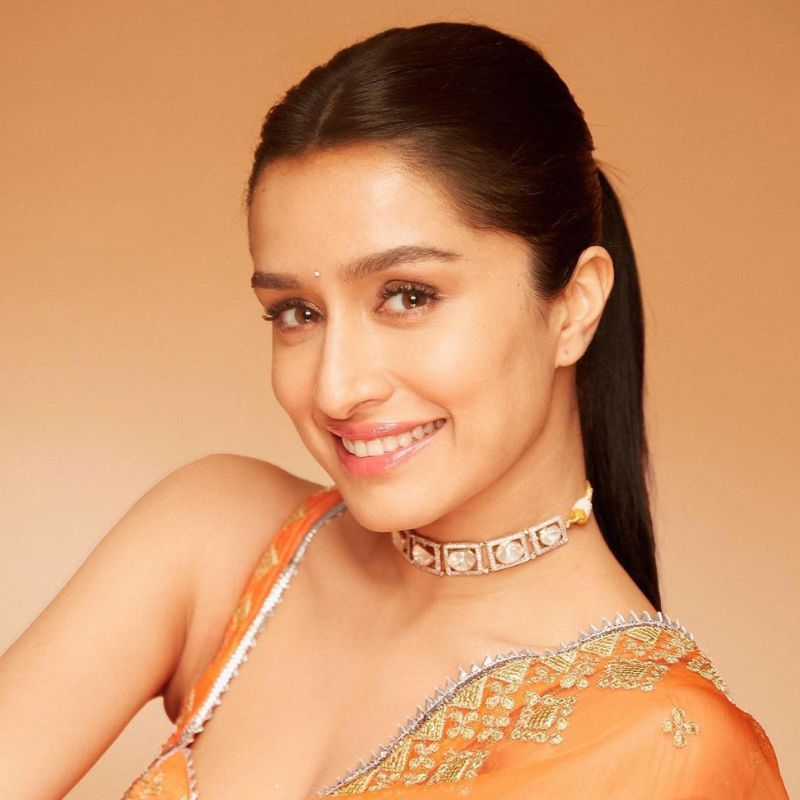
#> input picture model/testIMG/Shraddha-Kapoor.jpg, 800 x 800 px
$ jupyter execute --allow-errors dataCleaning.ipynb   (shell and % lines are left out)
#> lines starting #> are read from the running program, lines starting #| are printed output that depends on the picture; after the words box and inside, x2 and y2 are one past the last pixel; in counts of white or black regions, pixels touching at a corner belong together
[cell 1]
import numpy as np
import pandas as pd
import matplotlib.pyplot as plt
import seaborn as sns
import cv2

[cell 2]
img= cv2.imread('./testIMG/Shraddha-Kapoor.jpg')
#> img is the input picture: shape (800, 800, 3); mean B, G, R 104.9, 149.4, 208.8
img.shape
#> Out = (800, 800, 3)

[cell 3]
plt.imshow(img)

[cell 4]
gray= cv2.cvtColor(img, cv2.COLOR_BGR2GRAY)
gray

[cell 5]
plt.imshow(gray, cmap= 'gray')

[cell 6]
face_cascade= cv2.CascadeClassifier('./opencv/haarcascade_frontalface_default.xml')
eye_cascade= cv2.CascadeClassifier('./opencv/haarcascade_eye.xml')

[cell 7]
faces= face_cascade.detectMultiScale(gray, 1.3, 5)
#> faces = [[154, 148, 404, 404]]
faces
#> Out = [[154, 148, 404, 404]]

[cell 8]
(x, y, w, h)= faces[0]
#> x = 154; y = 148; w = 404; h = 404
x, y, w, h
#> Out = (154, 148, 404, 404)

[cell 9]
face_img= cv2.rectangle(gray,(x,y),(x+w,y+h),(255,0,0), 2)
plt.imshow(face_img)

[cell 10]
cv2.destroyAllWindows()
for (x,y,w,h) in faces:
    face_img = cv2.rectangle(img,(x,y),(x+w,y+h),(255,0,0),2)
    roi_gray = gray[y:y+h, x:x+w]
    roi_color = face_img[y:y+h, x:x+w]
    eyes = eye_cascade.detectMultiScale(roi_gray)
    for (ex,ey,ew,eh) in eyes:
        cv2.rectangle(roi_color,(ex,ey),(ex+ew,ey+eh),(0,255,0),2)
#> this loop made 1 pass
#> (x, y, w, h, eyes) on pass 1: (154, 148, 404, 404, [[266, 257, 37, 37], [109, 135, 62, 62], [204, 106, 88, 88]])
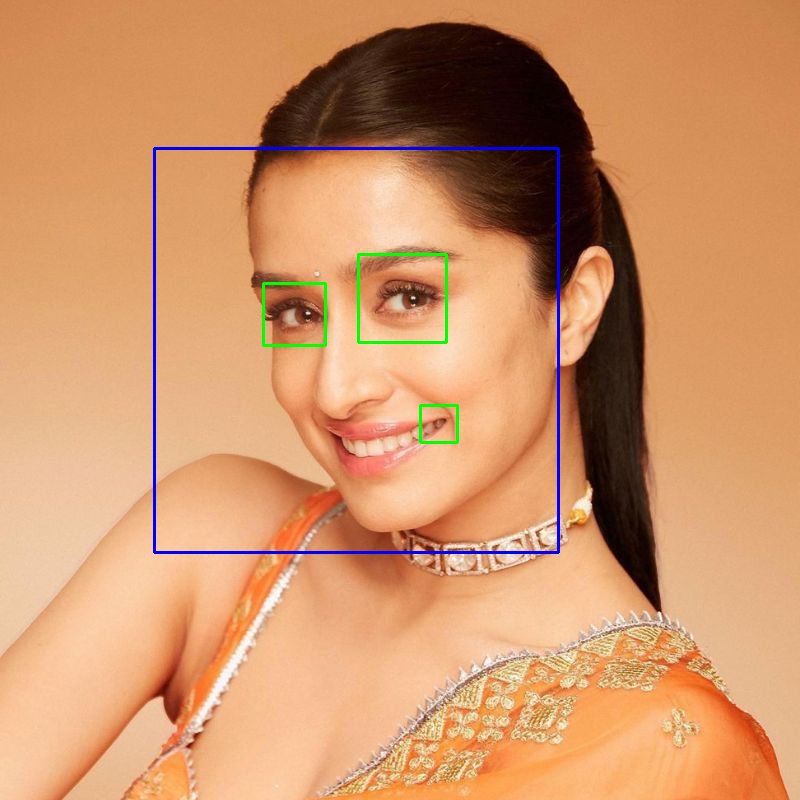
#> img: shape (800, 800, 3); 1.11% of pixels changed, all inside (x1, y1, x2, y2) = (153, 147, 560, 554)
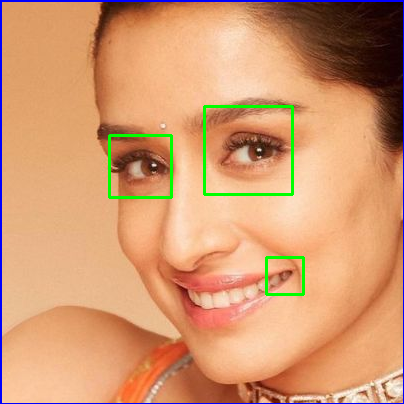
#> roi_color: shape (404, 404, 3); mean B, G, R 111.7, 152.7, 209.7


plt.figure()
plt.imshow(face_img, cmap='gray')
plt.show()

[cell 11]
plt.imshow(roi_color, cmap='gray')

[cell 12]
def croppedIMGif2eyes(image_path):
    img = cv2.imread(image_path)
    gray = cv2.cvtColor(img, cv2.COLOR_BGR2GRAY)
    faces = face_cascade.detectMultiScale(gray, 1.3, 5)
    for (x,y,w,h) in faces:
        roi_gray = gray[y:y+h, x:x+w]
        roi_color = img[y:y+h, x:x+w]
        eyes = eye_cascade.detectMultiScale(roi_gray)
        if len(eyes) >= 2:
            return roi_color

[cell 13]
"""
def get_cropped_image_if_2_eyes(image_path):
    img = cv2.imread(image_path)
    gray = cv2.cvtColor(img, cv2.COLOR_BGR2GRAY)
    faces = face_cascade.detectMultiScale(gray, 1.3, 5)
    for (x,y,w,h) in faces:
        roi_gray = gray[y:y+h, x:x+w]
        roi_color = img[y:y+h, x:x+w]
        eyes = eye_cascade.detectMultiScale(roi_gray)
        if len(eyes) >= 2:
            return roi_color
"""

[cell 14]
org_img= cv2.imread('./testIMG/2.jpeg')
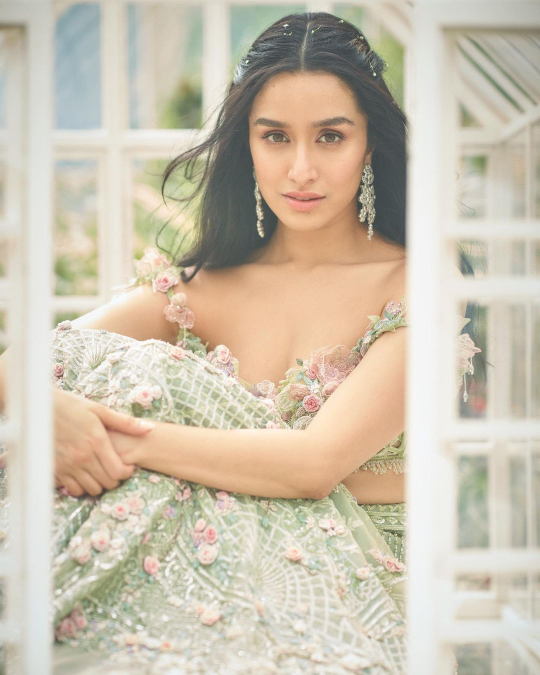
#> input picture model/testIMG/2.jpeg, 1080 x 1350 px (shown at 1/2 size)
#> org_img is the input picture: shape (1350, 1080, 3); mean B, G, R 176.1, 194.4, 204.4
plt.imshow(org_img)

[cell 15]
test_img= croppedIMGif2eyes('./testIMG/2.jpeg')
#> in croppedIMGif2eyes, `faces = face_cascade.detectMultiScale(gray, 1.3, 5)`: faces = [[453, 153, 312, 312]]
#> the loop in croppedIMGif2eyes, `for (x,y,w,h) in faces:` made 1 pass
#> (x, y, w, h, eyes) on pass 1: (453, 153, 312, 312, [[66, 89, 65, 65], [169, 87, 70, 70]])
#> pass 1, in croppedIMGif2eyes, `roi_color = img[y:y+h, x:x+w]`:
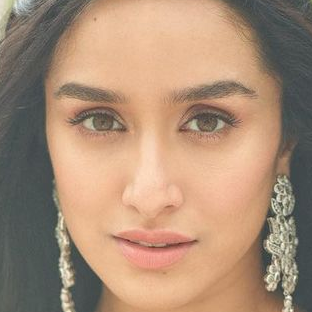
#> roi_color: shape (312, 312, 3); mean B, G, R 118.5, 141.5, 170.4
plt.imshow(test_img)

[cell 16]
test_img

[cell 17]
org_1eye= cv2.imread('./testIMG/0x0.jpg')
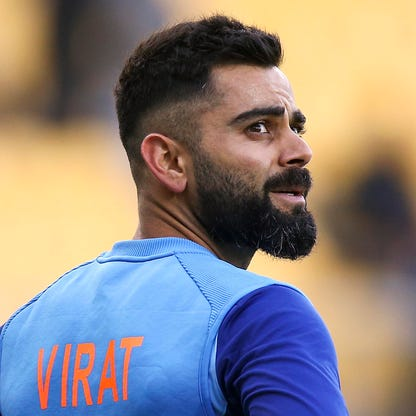
#> input picture model/testIMG/0x0.jpg, 416 x 416 px
#> org_1eye is the input picture: shape (416, 416, 3); mean B, G, R 128.9, 132.5, 141.4
plt.imshow(org_1eye)

[cell 18]
cropped_1eye= croppedIMGif2eyes('./testIMG/0x0.jpg')
#> call 2 of croppedIMGif2eyes, with image_path = './testIMG/0x0.jpg'
#> in croppedIMGif2eyes (call 2), `gray = cv2.cvtColor(img, cv2.COLOR_BGR2GRAY)`:
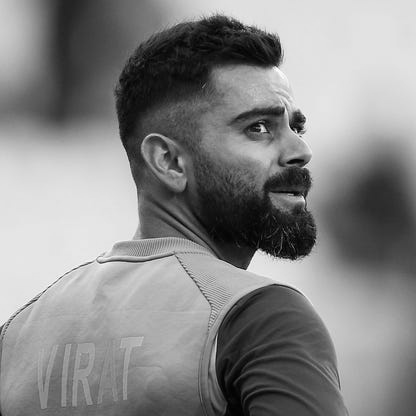
#> gray: shape (416, 416); min 0, max 254, mean 134.7
#> in croppedIMGif2eyes (call 2), `faces = face_cascade.detectMultiScale(gray, 1.3, 5)`: faces = ()
cropped_1eye

#expected not to show any faces as single eye is detected

[cell 19]
path_to_data= './dataset/'
path_to_croppedIMG= './dataset/cropped'

[cell 20]
import os

img_dirs= []
for entry in os.scandir(path_to_data):
    if entry.is_dir():
        img_dirs.append(entry.path)

[cell 21]
img_dirs

[cell 22]
import shutil

if os.path.exists(path_to_croppedIMG):
    shutil.rmtree(path_to_croppedIMG)
os.mkdir(path_to_croppedIMG)

[cell 23]
croppedIMG_dirs= []
filename_dict= {}

for img_dir in img_dirs:
    count= 1
    IMGnames= img_dir.split('/')[-1]
    print(IMGnames)

    filename_dict[IMGnames]= []

    for entry in os.scandir(img_dir):
        try:
            roi_color= croppedIMGif2eyes(entry.path)
#> call 3 of croppedIMGif2eyes, with image_path = './dataset/bill gates/0x0 (1).jpg'
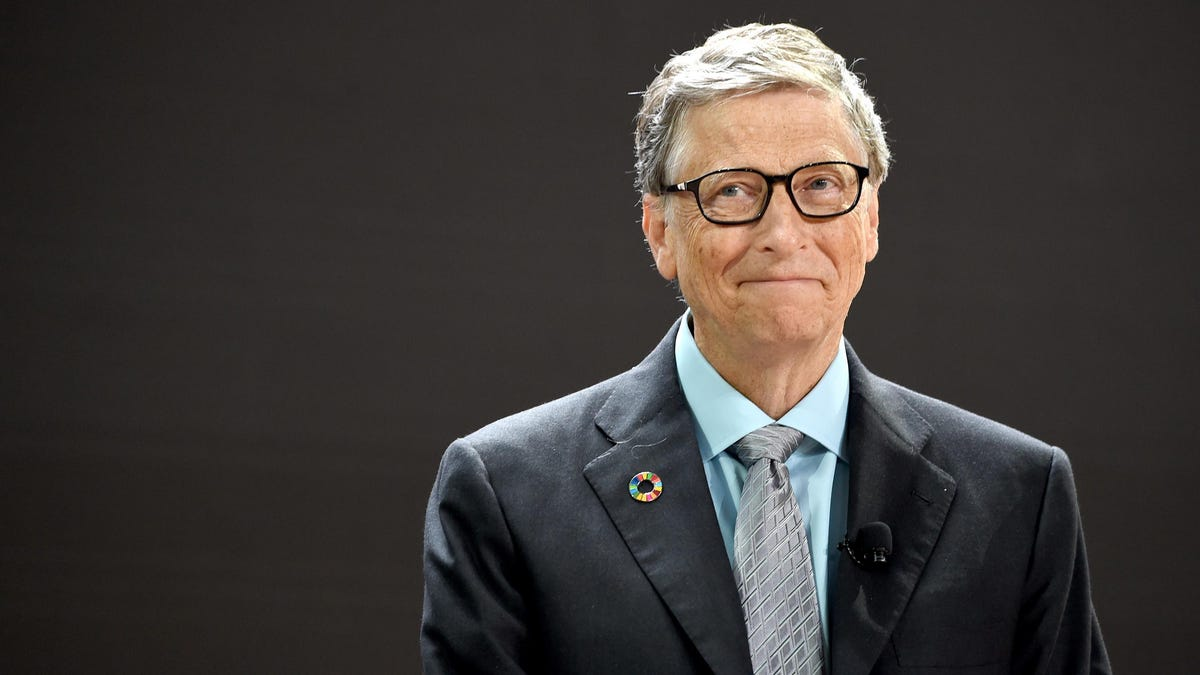
#> input picture model/dataset/bill gates/0x0 (1).jpg, 1200 x 675 px
#> in croppedIMGif2eyes, img is the input picture: shape (675, 1200, 3); mean B, G, R 56.2, 58.3, 62.8
#> in croppedIMGif2eyes (call 3), `faces = face_cascade.detectMultiScale(gray, 1.3, 5)`: faces = [[629, 92, 255, 255]]
#> the loop in croppedIMGif2eyes (call 3), `for (x,y,w,h) in faces:` made 1 pass
#> (x, y, w, h, eyes) on pass 1: (629, 92, 255, 255, [[168, 68, 48, 48]])
#> pass 1, in croppedIMGif2eyes (call 3), `roi_color = img[y:y+h, x:x+w]`:
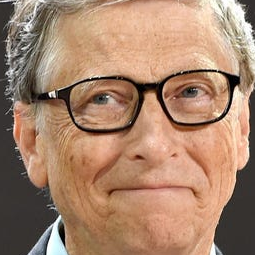
#> roi_color: shape (255, 255, 3); mean B, G, R 108.5, 132.4, 167.8
            if roi_color is not None:
                cropped_folder= path_to_croppedIMG + IMGnames
                if not os.path.exists(cropped_folder):
                    os.makedirs(cropped_folder)
                    croppedIMG_dirs.append(cropped_folder)
                    print('Generating CroppedIMGs at: ', cropped_folder)
                cropped_filename= IMGnames + str(count) + '.png'
                cropped_filepath= cropped_folder + '/' + cropped_filename

                cv2.imwrite(cropped_filepath, roi_color)
                filename_dict[IMGnames].append(cropped_filepath)
                count+=1
        except:
            print('errored: ', count)
print('Done Cropping Images')

[cell 24]
crIMGdict= filename_dict
#> crIMGdict = 1 item

[cell 25]
crIMGdict

# Wavelet Transformation

[cell 26]
import pywt

[cell 27]
def w2d(img, mode='haar', level=1):
#> called with mode = 'db1', level = 5
    imArray = img
    #Datatype conversions
    #convert to grayscale
    imArray = cv2.cvtColor( imArray,cv2.COLOR_RGB2GRAY )
    #convert to float
    imArray =  np.float32(imArray)
    imArray /= 255;
    # compute coefficients
    coeffs=pywt.wavedec2(imArray, mode, level=level)

    #Process Coefficients
    coeffs_H=list(coeffs)
    coeffs_H[0] *= 0;

    # reconstruction
    imArray_H=pywt.waverec2(coeffs_H, mode);
    imArray_H *= 255;
    imArray_H =  np.uint8(imArray_H)
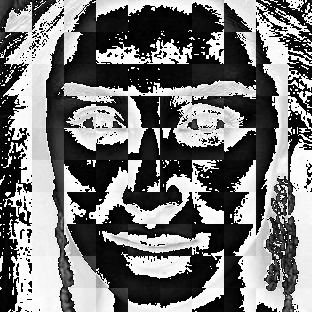
#> imArray_H: shape (312, 312); min 0, max 255, mean 117.8

    return imArray_H

[cell 28]
test1= w2d(test_img, 'db1', 5)
plt.imshow(test1, cmap='gray')

[cell 29]
classDict= {}
count=0

for celebNames in crIMGdict.keys():
    classDict[celebNames]= count
    count= count+1
#> this loop made 1 pass
#> (celebNames, count) on pass 1: ('bill gates', 1)
#> after the loop, classDict = {'bill gates': 0}; count = 1
classDict
#> Out = {'bill gates': 0}

[cell 30]
X= []
y= []

for celebNames, trainingFiles in crIMGdict.items():
    for trainingIMG in trainingFiles:
        IMG= cv2.imread(trainingIMG)
        if IMG is None:
            continue
        scaledRawIMG= cv2.resize(IMG, (32, 32))
        IMGhar= w2d(img, 'db1', 5)
        scaledIMGhar= cv2.resize(IMGhar, (32, 32))
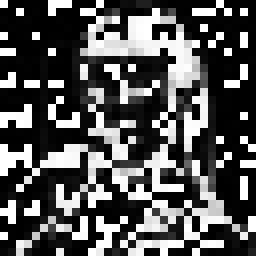
#> scaledIMGhar: shape (32, 32) (shown 8 times larger); min 0, max 255, mean 85.6
        stackedIMG= np.vstack((scaledRawIMG.reshape(32*32*3, 1), scaledIMGhar.reshape(32*32, 1)))
        X.append(stackedIMG)
        y.append(classDict[celebNames])

[cell 31]
len(X)

[cell 32]
X= np.array(X).reshape(len(X), 4096).astype(float)
X.shape
#> Out = (2, 4096)

# Training Model

[cell 33]
from sklearn.svm import SVC
from sklearn.preprocessing import StandardScaler
from sklearn.model_selection import train_test_split
from sklearn.pipeline import Pipeline
from sklearn.metrics import classification_report
from sklearn.metrics import confusion_matrix

[cell 34]
X_train, X_test, y_train, y_test = train_test_split(X, y, test_size=0.20, random_state=20)

pipe = Pipeline([('scaler', StandardScaler()), ('svc', SVC(kernel = 'rbf', C = 10))])
#> (the rest of this cell did not finish here and is left out)

[cell 35]
X_test.shape
#> Out = (1, 4096)

#> (a cell that did not finish here is left out)

[cell 37]
from sklearn import svm
from sklearn.ensemble import RandomForestClassifier
from sklearn.linear_model import LogisticRegression
from sklearn.pipeline import make_pipeline
from sklearn.model_selection import GridSearchCV

[cell 38]
model_params = {
    'svm': {
        'model': svm.SVC(gamma='auto',probability=True),
        'params' : {
            'svc__C': [0.1, 1, 10, 100, 1000],
            'svc__gamma': [1, 0.1, 0.01, 0.001, 0.0001],
            'svc__kernel': ['rbf','linear']
        }
    },
    'random_forest': {
        'model': RandomForestClassifier(),
        'params' : {
            'randomforestclassifier__n_estimators': [30, 40, 50, 60, 100, 150, 170],
            'randomforestclassifier__criterion': ['gini', 'entropy', 'log_loss']
        }
    },
    'logistic_regression' : {
        'model': LogisticRegression(solver='liblinear',multi_class='auto'),
        'params': {
            'logisticregression__C': [1,5,10, 20]
        }
    }
}

[cell 39]
scores = []
best_estimators = {}
import pandas as pd
#> (the rest of this cell did not finish here and is left out)

[cell 40]
best_estimators

#> (a cell that did not finish here is left out)

#> (a cell that did not finish here is left out)

#> (a cell that did not finish here is left out)

[cell 44]
from sklearn.metrics import confusion_matrix
#> (the rest of this cell did not finish here and is left out)

[cell 45]
classDict
#> Out = {'bill gates': 0}
